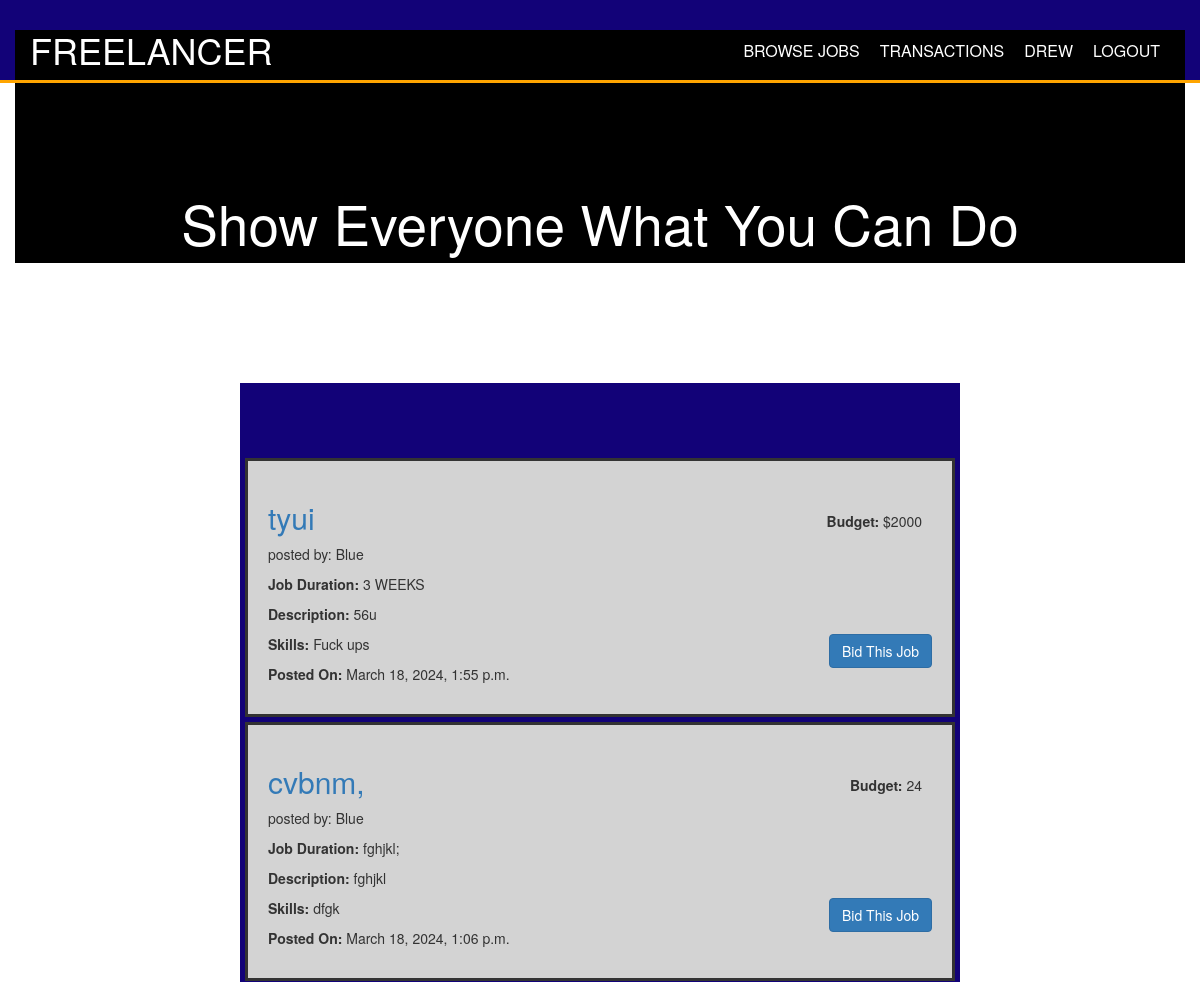
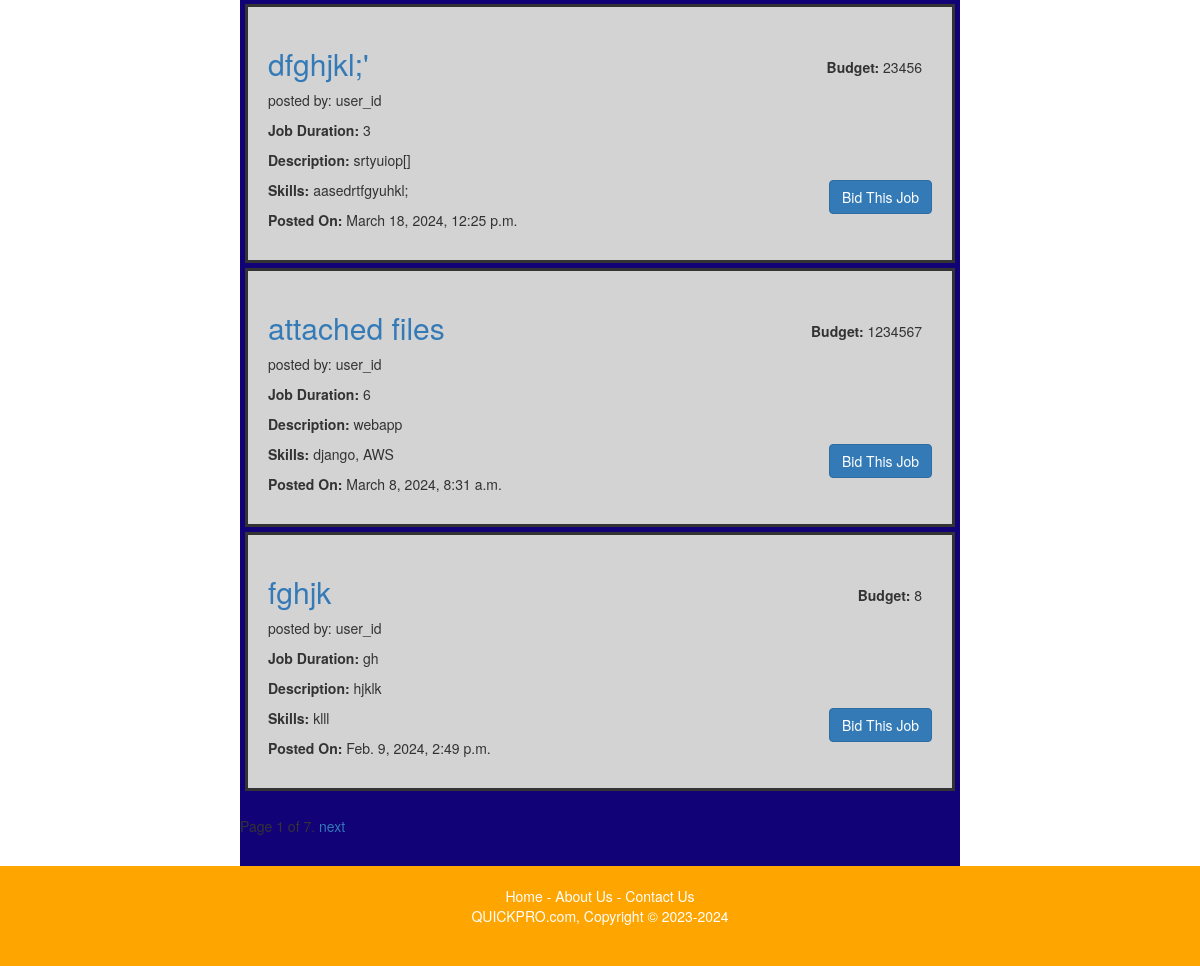
The app's page /freelancer/ (signed in) with its own data (2 pictures, top to bottom).
### employee/models.py (models this page shows, shortened)
class This_Job(models.Model):
    user = models.CharField(max_length=120, default='', blank=True, null=True)
    title = models.CharField(max_length=500)
    short_text = models.TextField()
    time = models.CharField(max_length=50)
    skill = models.CharField(max_length=100)
    budget = models.CharField(max_length=50)
    created_date = models.DateTimeField(default=timezone.now)

### freelancer/views.py (the view)
# urls.py: path('', views.f_home, name='f_home'),
@login_required
def f_home(request):
    user = User.objects.all()
    name = request.user
    free_all = ProfileFree.objects.all()
    for free in free_all:
        if name == free.user:
            this_user = True
            break
        else:
            this_user = False
    all_jobs = This_Job.objects.all().order_by('-created_date')
    paginator = Paginator(all_jobs, 5) # Show 10 jobs per page
    page = request.GET.get('page')
    try:
        jobs = paginator.page(page)
    except PageNotAnInteger:
        jobs = paginator.page(1)
    except EmptyPage:
        jobs = paginator.page(paginator.num_pages)
    context = {
        'name': name,
        'this_user': this_user,
        'all_jobs': all_jobs,
        'jobs': jobs,
    }
    return render(request, 'freelancer/f_home.html', context)

### freelancer/templates/freelancer/f_home.html (shortened to what this page needs)
{% extends 'freelancer/base_freelancer.html' %}
{% block body %}
<div class="box-border">
  <section id="main">
    <article id="main-col">
      <ul>
        {% for job in jobs %}
          <div class="card">
            <div class="card-body">
              <p style="float:right; margin:10px;"><b>Budget: </b>{{ job.budget }}</p>
              <p><h2 class="card-title"><a href="{% url 'details:job_details' job.id %}">{{ job.title }}</a></h2> posted by: {{ job.user }}</p>
              <p><b>Job Duration:</b>  {{ job.time }}<p>
              <p><b>Description:</b> {{ job.short_text }}</p>
              <a href="{% url 'details:job_details' job.id %}" class="btn btn-primary" style="float:right;">Bid This Job</a>
              <p style="margin-top:5px;"><b>Skills:</b> {{ job.skill }}</p>
              <p><b>Posted On:</b>  {{ job.created_date }}<p>
            </div>
          </div>
        {% endfor %}
        <div class="pagination">
          <span class="step-links">
              <span class="current">
                  Page {{ jobs.number }} of {{ jobs.paginator.num_pages }}.
              </span>
              {% if jobs.has_next %}
                  <a href="?page={{ jobs.next_page_number }}">next</a>
              {% endif %}
          </span>
        </div>
      </ul>
    </article>
  </section>
</div>
{% endblock %}

### freelancer/templates/freelancer/base_freelancer.html (shortened to what this page needs)
<!DOCTYPE html>
<html lang="en">
  <head>
    {% load static %}
    <link rel="stylesheet" type="text/css" href="{% static 'freelancer/css/style.css' %}"/>
    <link rel="stylesheet" type="text/css" href="{% static 'employee/css/contact_us_style.css' %}"/>
    <link rel="stylesheet" href="https://maxcdn.bootstrapcdn.com/bootstrap/3.3.6/css/bootstrap.min.css">
  </head>
  <body>
    {% if this_user %}
      <header>
        <div class="container">
          <div id="branding">
            <span class="highlight"><a href="/"><h1>FREELANCER</h1></a></span>
          </div>
          <nav>
              <ul>
                <li><a href="{% url 'freelancer:f_home' %}">Browse Jobs</a></li>
                <li><a href="{% url 'Transactions:transactions' %}">Transactions</a></li>
                <li><a href="{% url 'freelancer:profile' name.id %}">{{ name.username }}</a></li>
                <li><a href="{% url 'accounts:logout' %}">Logout</a></li>
              </ul>
          </nav>
        </div>
      </header>
      <section id="aboutshowcase">
        <div class="container">
          <h1>Show Everyone What You Can Do</h1>
        </div>
      </section>
      {% block body %}
      {% endblock %}
      <footer id="foot">
        <a style="text-decoration-line: none; color:white;" href="{% url 'appMarketplace:index' %}">Home</a> - <a  style="text-decoration-line: none; color:white;" href="{% url 'appMarketplace:about' %}">About Us</a> - <a style="text-decoration-line: none; color:white;" href="{% url 'appMarketplace:contact_us' %}">Contact Us</a>
        <p>QUICKPRO.com, Copyright &copy; 2023-2024</p>
      </footer>
    {% endif %}
  </body>
</html>

### freelancer/static/freelancer/css/style.css (style rules this page uses)
body { font-family: Arial, Helvetica, sans-serif; font-size: 15px; line-height: 1.5; padding: 0; margin: 0; background-color: #010940; }
html, body { height: 100%; }
#main { overflow: auto; padding-bottom: 100px; padding-top: 70px; }
#foot { position: relative; height: 100px; margin-top: -100px; clear: both; }
.box-border { width: 60%; margin: auto; background: #120278; }
.card { margin: 5px; padding: 20px; border: 3px solid; background-color: lightgray; }
.container { width: 80%; margin: auto; overflow: hidden; background-color: #000000; }
ul { margin: 0; padding: 0; }
header { background: #120278; color: white; padding-top: 30px; min-height: 10px; border-bottom: orange 3px solid; }
header a { color: white; text-decoration: none; text-transform: uppercase; font-size: 16px; }
header li { float: left; display: inline; padding: 0 10px 0 10px; }
header #branding { float: left; }
header #branding h1 { margin: 0; padding-bottom: 10px; }
header nav { float: right; margin-top: 10px; padding-bottom: 10px; }
header .highlight, header .current a { color: orange; font-weight: bold; }
#aboutshowcase { min-height: 300px; background-color: white; text-align: center; color: white; border-bottom: #120278; }
#aboutshowcase h1 { margin-top: 110px; font-size: 55px; margin-bottom: 10px; }
article#main-col { float: center; width: 100%; }
footer { padding: 20px; margin-top: 20px; color: white; background-color: orange; text-align: center; }

### employee/static/employee/css/contact_us_style.css (style rules this page uses)
* { margin:0; padding:0; box-sizing:border-box; -webkit-box-sizing:border-box; -moz-box-sizing:border-box; -webkit-font-smoothing:antialiased; -moz-font-smoothing:antialiased; -o-font-smoothing:antialiased; text-rendering:optimizeLegibility; }
body { font-family:"Open Sans", Helvetica, Arial, sans-serif; font-weight:300; font-size: 12px; line-height:30px; color:#777; background:#0CF; }
.container { width:30%; margin:0 auto; position:relative; }

### records on screen
This_Job: budget "$2000", title "tyui", user "Blue", time "3 WEEKS", short_text "56u", skill "Fuck ups", created_date "March 18, 2024, 1:55 p.m."
This_Job: budget "24", title "cvbnm,", user "Blue", time "fghjkl;", short_text "fghjkl", skill "dfgk", created_date "March 18, 2024, 1:06 p.m."
This_Job: budget "23456", title "dfghjkl;'", user "user_id", time "3", short_text "srtyuiop[]", skill "aasedrtfgyuhkl;", created_date "March 18, 2024, 12:25 p.m."
This_Job: budget "1234567", title "attached files", user "user_id", time "6", short_text "webapp", skill "django, AWS", created_date "March 8, 2024, 8:31 a.m."
This_Job: budget "8", title "fghjk", user "user_id", time "gh", short_text "hjklk", skill "klll", created_date "Feb. 9, 2024, 2:49 p.m."

### other values on screen
{{ name.username }} "DREW"
{{ jobs.number }} "1"
{{ jobs.paginator.num_pages }} "7"
